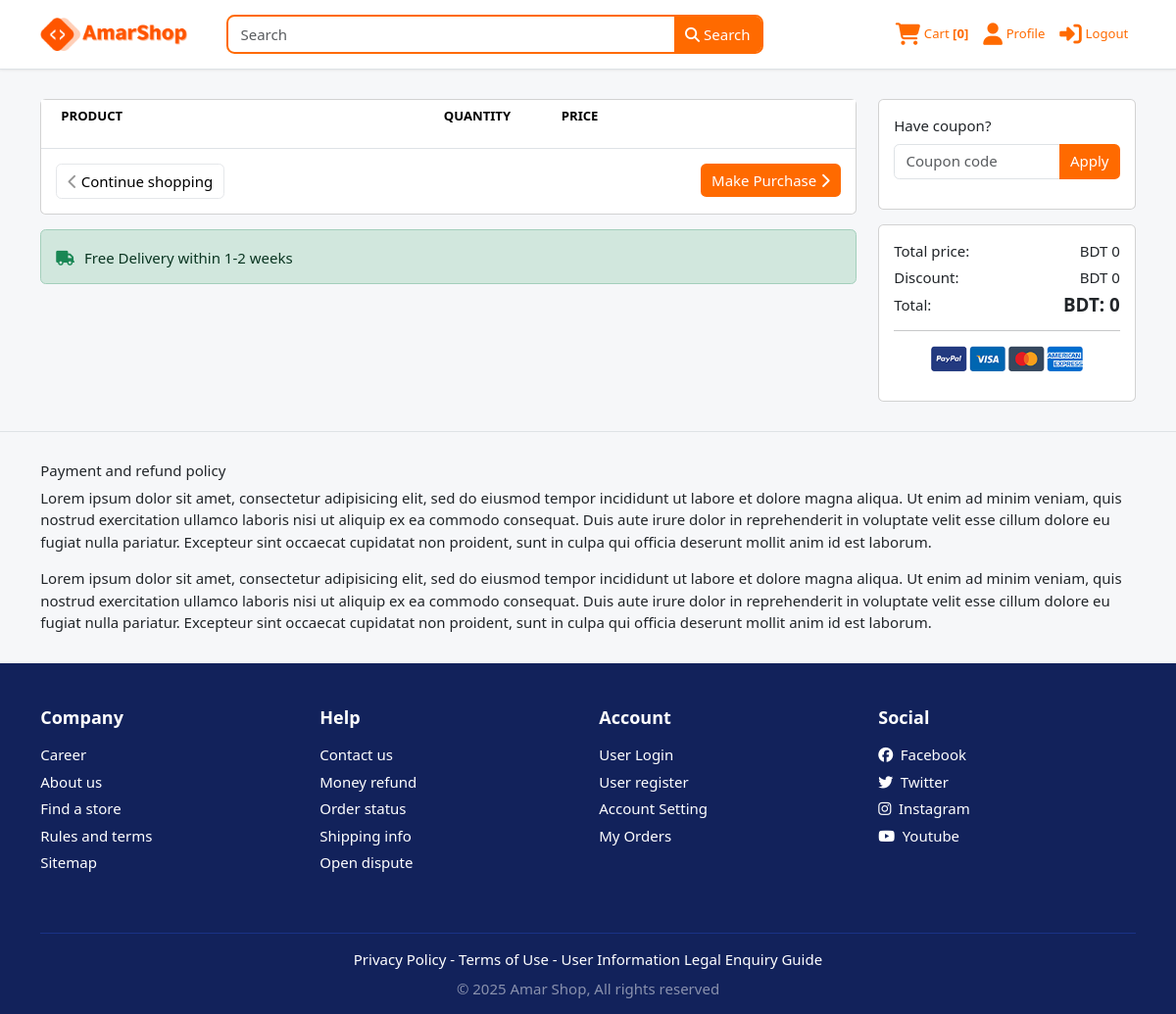
Before: /cart/ (signed in) with the older database file.
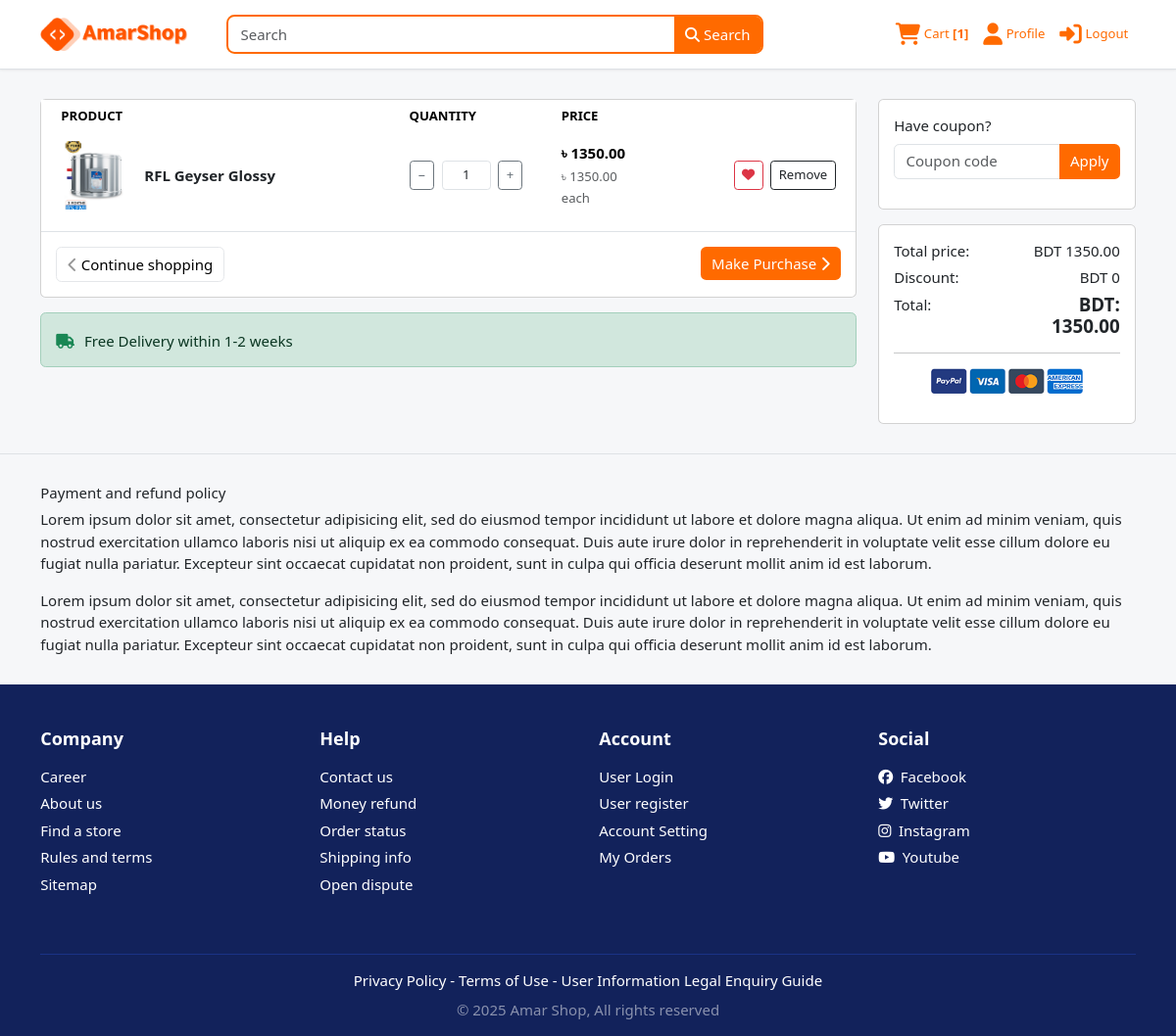
After: the same page with the newer database file.
### cart/models.py (models this page shows, shortened)
class CartItem(models.Model):
    user = models.ForeignKey(User,on_delete=models.CASCADE,null=True,related_name="cart_user")
    product = models.ForeignKey(Product,related_name="cart_products",on_delete=models.CASCADE)
    is_active = models.BooleanField(default=True)
    quantity = models.PositiveIntegerField(default=0)
    @property
    def sub_total(self):
        return self.product.discounted_price() * self.quantity

### shop/models.py (models this page shows, shortened)
class Product(models.Model):
    category = models.ForeignKey(Category,on_delete=models.CASCADE,related_name="products")
    name = models.CharField(max_length=200)
    slug = models.SlugField(unique=True,max_length=200)
    description = models.TextField(blank=True)
    price = models.DecimalField(max_digits=10,decimal_places=2)
    discount_percentage = models.PositiveIntegerField(default=0,validators=[MaxValueValidator(100)])
    stock  = models.PositiveIntegerField(default=1)
    available = models.BooleanField(default=True)
    unit = models.CharField(blank=True,max_length=50)
    rating = models.FloatField(default=0,validators=[MinValueValidator(0),MaxValueValidator(5)])
    specification = RichTextField(blank=True,null=True)
    created_at = models.DateTimeField(auto_now_add=True)
    updated_at = models.DateTimeField(auto_now=True)
    class Meta:
        verbose_name = "Product"
        verbose_name_plural = "Products"
        ordering = ['-created_at']
    def discounted_price(self):
        now = timezone.now()
        flash_sale = self.flash_sales.filter(
            is_active=True,
            start_time__lte=now,
            end_time__gte=now
        ).order_by('-discount_percentage').first()
        if flash_sale:
            discount = Decimal(1) - Decimal(flash_sale.discount_percentage) / Decimal(100)
            return round(self.price * discount,2)
        if self.discount_percentage:
            discount = Decimal(1) - Decimal(self.discount_percentage) / Decimal(100)
            return round(self.price * discount,2)
        return round(self.price,2)

class ProductImage(models.Model):
    product = models.ForeignKey(Product,on_delete=models.CASCADE,related_name="images")
    image = models.ImageField(upload_to="products/")
    class Meta:
        verbose_name = "Product Image"
        verbose_name_plural = "Product Images"

### cart/views.py (the view, shortened to what this page needs)
# urls.py: path("",views.viewcart,name="cart"),
@login_required
def viewcart(request):
    currenet_user = request.user
    cart_items = []
    total_price = 0
    if currenet_user.is_authenticated:
        cart_items = CartItem.objects.all().filter(user = currenet_user)
    for item in cart_items:
        total_price += item.product.discounted_price() * item.quantity
    coupon_id = request.session.get('coupon_id')
    discount = 0
    grand_total = total_price - discount if total_price > discount else 0
    context = {
        'total_price':total_price,
        'cart_items':cart_items,
        'discount':discount,
        'grand_total':grand_total,
    }
    return render(request,"cart/cart.html",context)

### templates/cart/cart.html (shortened to what this page needs)
{% extends "base.html" %}
{% block content %}
{% load static %}
<section class="section-content padding-y">
<div class="container">
<div class="row">
	<main class="col-md-9">
<div class="card">
<table class="table table-borderless table-shopping-cart">
<thead class="text-muted">
<tr class="small text-uppercase">
  <th scope="col">Product</th>
  <th scope="col" width="120">Quantity</th>
  <th scope="col" width="120">Price</th>
  <th scope="col" class="text-end" width="200"> </th>
</tr>
</thead>
<tbody>
	{% for item in cart_items %}
<tr class="align-middle text-center text-md-start">
  <td>
    <div class="d-flex align-items-center flex-column flex-md-row">
      <div class="me-md-3 mb-2 mb-md-0">
        {% if item.product.images.all %}
          <img src="{{ item.product.images.first.image.url }}" class="img-fluid rounded" style="width: 70px; height: 70px; object-fit: cover;">
        {% else %}
          <img src="https://ph-files.imgix.net/56c3fc40-81b9-4889-a5a1-cadd4f5ff6e3.png?auto=format" class="img-fluid rounded" style="width: 70px; height: 70px; object-fit: cover;">
        {% endif %}
      </div>
      <div>
        <a href="{% url 'product_details' item.product.slug %}" class="fw-semibold text-dark text-decoration-none d-block">
          {{ item.product.name }}
        </a>
      </div>
    </div>
  </td>
  <td>
    <div class="d-flex justify-content-center justify-content-md-start align-items-center gap-2">
      <a href="{% url 'decrease_quantity' item.id %}" class="btn btn-outline-secondary btn-sm px-2">−</a>
      <input type="text" class="form-control form-control-sm text-center" value="{{ item.quantity }}" style="width: 50px;" readonly>
      <a href="{% url 'increase_quantity' item.id %}" class="btn btn-outline-secondary btn-sm px-2">+</a>
    </div>
  </td>
  <td>
    <div class="text-center text-md-start">
      <div class="fw-bold">৳ {{ item.sub_total }}</div>
      <small class="text-muted">৳ {{ item.product.discounted_price }} each</small>
    </div>
  </td>
  <td class="text-center text-md-end">
    <div class="d-flex flex-column flex-md-row gap-2 justify-content-center justify-content-md-end">
      <a href="{% url 'addwishlist' item.id %}" class="btn btn-outline-danger btn-sm">
        <i class="fa fa-heart"></i>
      </a>
      <a href="{% url 'remove_cart' item.id %}" class="btn btn-outline-dark btn-sm">
        Remove
      </a>
    </div>
  </td>
</tr>
{% endfor %}
</tbody>
</table>
<div class="card-body border-top">
	<a href="{% url "order:create_order" %}" class="btn btn-secondary border-0 float-md-end"> Make Purchase <i class="fa fa-chevron-right"></i> </a>
	<a href="{% url "all_products" %}" class="btn btn-light"> <i class="fa fa-chevron-left"></i> Continue shopping </a>
</div>
</div>
<div class="alert alert-success mt-3">
	<p class="icontext"><i class="icon text-success fa fa-truck"></i> Free Delivery within 1-2 weeks</p>
</div>
	</main>
	<aside class="col-md-3">
		<div class="card mb-3">
			<div class="card-body">
			<form method="post" action="{% url "apply_coupon" %}">
				<div class="mb-3">
					<label class="form-label">Have coupon?</label>
					<div class="input-group">
						<input type="text" class="form-control" name="coupon_code" placeholder="Coupon code">
						<button class="btn btn-secondary border-0" type="submit">Apply</button>
					</div>
				</div>
			</form>
			</div>
		</div>
		<div class="card">
			<div class="card-body">
					<dl class="dlist-align">
					  <dt>Total price:</dt>
					  <dd class="text-end">BDT {{total_price}}</dd>
					</dl>
					<dl class="dlist-align">
					  <dt>Discount:</dt>
					  <dd class="text-end">BDT {{discount}}</dd>
					</dl>
					<dl class="dlist-align">
					  <dt>Total:</dt>
					  <dd class="text-end h5"><strong>BDT: {{grand_total}}</strong></dd>
					</dl>
					<hr>
					<p class="text-center mb-3">
						<img src="{% static "images/misc/payments.png" %}" height="26">
					</p>
			</div>
		</div>
	</aside>
</div>
</div>
</section>
<section class="section-name border-top padding-y">
<div class="container">
<h6>Payment and refund policy</h6>
<p>Lorem ipsum dolor sit amet, consectetur adipisicing elit, sed do eiusmod
tempor incididunt ut labore et dolore magna aliqua. Ut enim ad minim veniam,
quis nostrud exercitation ullamco laboris nisi ut aliquip ex ea commodo
consequat. Duis aute irure dolor in reprehenderit in voluptate velit esse
cillum dolore eu fugiat nulla pariatur. Excepteur sint occaecat cupidatat non
proident, sunt in culpa qui officia deserunt mollit anim id est laborum.</p>
<p>Lorem ipsum dolor sit amet, consectetur adipisicing elit, sed do eiusmod
tempor incididunt ut labore et dolore magna aliqua. Ut enim ad minim veniam,
quis nostrud exercitation ullamco laboris nisi ut aliquip ex ea commodo
consequat. Duis aute irure dolor in reprehenderit in voluptate velit esse
cillum dolore eu fugiat nulla pariatur. Excepteur sint occaecat cupidatat non
proident, sunt in culpa qui officia deserunt mollit anim id est laborum.</p>
</div>
</section>
{% endblock content %}

### templates/base.html (shortened to what this page needs)
{% load static %}
<!DOCTYPE HTML>
<html lang="en">
<head>
    <link href="https://cdn.jsdelivr.net/npm/bootstrap@5.3.3/dist/css/bootstrap.min.css" rel="stylesheet">
    <link href="{% static "fonts/fontawesome/css/all.min.css" %}" type="text/css" rel="stylesheet">
    <link href="{% static "css/ui.css" %}" rel="stylesheet" type="text/css"/>
    <link href="{% static "css/responsive.css" %}" rel="stylesheet" type="text/css" />
	<link rel="stylesheet" href="{% static "css/style.css" %}">
</head>
<body>
<header class="section-header">
    <section class="header-main border-bottom">
        <div class="container">
            <div class="row align-items-center">
                <div class="col-xl-2 col-lg-12 col-md-12">
                    <a href="\" class="brand-wrap">
                        <img class="logo img-fluid" src="{% static "images/logo.png" %}" alt="Amar Shop Logo">
                    </a>
                </div>
                <div class="col-xl-6 col-lg-7 col-md-6">
                    <form method="GET" action="{% url "search_product" %}" class="search-header">
                        <div class="input-group">
                            <input name="q" type="text" class="form-control" placeholder="Search" value="{{request.GET.q}}">
                            <button class="btn btn-secondary  border-0" type="submit">
                                <i class="fa fa-search font-weight-bold"></i> Search
                            </button>
                        </div>
                    </form>
                </div>
                <div class="col-xl-4 col-lg-5 col-md-6">
                    <div class="d-flex justify-content-end">
                        {% if user.is_authenticated %}
                            <div class="mx-2">
                                <a href="{% url "cart" %}" class="d-flex align-items-center text-decoration-none">
                                    <i class="fa fa-shopping-cart fs-4 text-secondary"></i>
                                    <small class="ms-1 d-none d-md-inline text-secondary">Cart <span class="fw-bold">[{{cart_item_count}}]</span> </small>
                                </a>
                            </div>
                            <div class="mx-2">
                            <a href="{% url "profile" %}" class="d-flex align-items-center text-decoration-none">
                                <i class="fa-solid fa-user fs-4 text-secondary"></i>
                                <small class="ms-1 d-none d-md-inline text-secondary">Profile</small>
                            </a>
                        </div>
                        <div class="mx-2">
                            <a href="{% url "user_logout" %}" class="d-flex align-items-center text-decoration-none">
                                <i class="fa-solid fs-4 fa-right-to-bracket text-secondary"></i>
                                <small class="ms-1 d-none d-md-inline text-secondary">Logout</small>
                            </a>
                        </div>
                        {% endif %}
                    </div>
                </div>
            </div>
        </div>
    </section>
</header>
{% block content %}
{% endblock content %}
    <div class="position-fixed top-0 end-0 p-3 mt-5" style="z-index: 1100; max-width: 400px; width: 100%;">
    </div>
<footer class="section-footer bg-footer text-white">
    <div class="container">
        <section class="footer-top py-5">
            <div class="row justify-content ">
                <div class="col-md col-6 mb-4 mb-md-0">
                    <h6 class="title">Company</h6>
                    <ul class="list-unstyled">
                        <li><a href="{% url "coming_soon" %}" class="text-white text-decoration-none">Career</a></li>
                        <li><a href="{% url "coming_soon" %}" class="text-white text-decoration-none">About us</a></li>
                        <li><a href="{% url "coming_soon" %}" class="text-white text-decoration-none">Find a store</a></li>
                        <li><a href="{% url "coming_soon" %}" class="text-white text-decoration-none">Rules and terms</a></li>
                        <li><a href="{% url "coming_soon" %}" class="text-white text-decoration-none">Sitemap</a></li>
                    </ul>
                </div>
                <div class="col-md col-6 mb-4 mb-md-0">
                    <h6 class="title">Help</h6>
                    <ul class="list-unstyled">
                        <li><a href="{% url "coming_soon" %}" class="text-white text-decoration-none">Contact us</a></li>
                        <li><a href="{% url "coming_soon" %}" class="text-white text-decoration-none">Money refund</a></li>
                        <li><a href="{% url "coming_soon" %}" class="text-white text-decoration-none">Order status</a></li>
                        <li><a href="{% url "coming_soon" %}" class="text-white text-decoration-none">Shipping info</a></li>
                        <li><a href="{% url "coming_soon" %}" class="text-white text-decoration-none">Open dispute</a></li>
                    </ul>
                </div>
                <div class="col-md col-6 mb-4 mb-md-0">
                    <h6 class="title">Account</h6>
                    <ul class="list-unstyled">
                        <li><a href="{% url "user_login" %}" class="text-white text-decoration-none">User Login</a></li>
                        <li><a href="{% url "user_register" %}" class="text-white text-decoration-none">User register</a></li>
                        {% if user.is_authenticated %}
                            <li><a href="{% url "settings" %}" class="text-white text-decoration-none">Account Setting</a></li>
                            <li><a href="{% url "myorders" %}" class="text-white text-decoration-none">My Orders</a></li>
                        {% endif %}
                    </ul>
                </div>
                <div class="col-md mb-4 mb-md-0">
                    <h6 class="title">Social</h6>
                    <ul class="list-unstyled">
                        <li><a href="#" class="text-white text-decoration-none"><i class="fab fa-facebook me-2"></i>Facebook</a></li>
                        <li><a href="#" class="text-white text-decoration-none"><i class="fab fa-twitter me-2"></i>Twitter</a></li>
                        <li><a href="#" class="text-white text-decoration-none"><i class="fab fa-instagram me-2"></i>Instagram</a></li>
                        <li><a href="#" class="text-white text-decoration-none"><i class="fab fa-youtube me-2"></i>Youtube</a></li>
                    </ul>
                </div>
            </div>
        </section>
        <section class="footer-bottom text-center py-3">
            <p class="mb-2">Privacy Policy - Terms of Use - User Information Legal Enquiry Guide</p>
            <p class="text-white-50 mb-0">&copy; 2025 Amar Shop, All rights reserved</p>
        </section>
    </div>
</footer>
</body>
</html>

Changed rows visible on the page:
added CartItem: product.images.first.image (picture), product.name "RFL Geyser Glossy", quantity "1", sub_total "1350.00", product.discounted_price "1350.00"
Other visible differences:
{{ cart_item_count }}: "0" → "1"
{{ total_price }}: "0" → "1350.00"
{{ grand_total }}: "0" → "1350.00"
